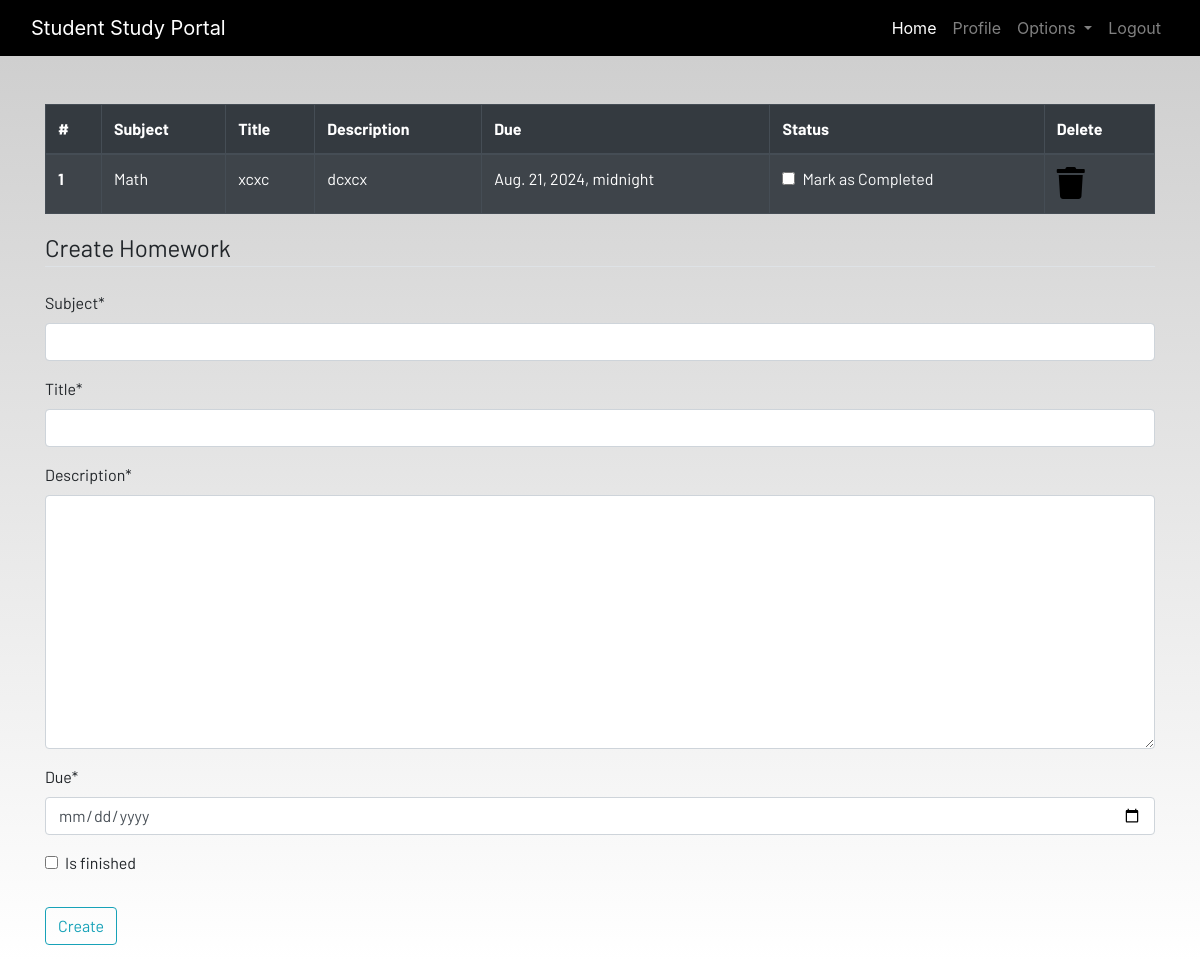
Page /homework/ (signed in) on the committed database.
### dashboard/models.py (models this page shows, shortened)
class Homeworks(models.Model):
    user = models.ForeignKey(User, on_delete=models.CASCADE)
    subject = models.CharField(max_length=50)
    title = models.CharField(max_length=50)
    description = models.TextField(default='')
    due = models.DateTimeField()
    is_finished = models.BooleanField(default=False)

### dashboard/views.py (the view)
# urls.py: path('homework/', views.homework, name="homework"),
@login_required
def homework(request):
    if request.method == "POST":
        form = HomeworkForm(request.POST)
        if form.is_valid():
            try:
                finished = request.POST['is_finished']
                if finished == 'on':
                    finished = True
                else:
                    finished = False
            except:
                finished = False
            homeworks = Homeworks(
                user = request.user,
                subject = request.POST['subject'],
                title = request.POST['title'],
                description = request.POST['description'],
                due = request.POST['due'],
                is_finished = finished
            )
            homeworks.save()
            messages.success(request, f"Homework added from {request.user.username}!!")
    else:
        form = HomeworkForm()
    homeworks = Homeworks.objects.filter(user=request.user)
    if len(homeworks) == 0:
        homework_done = True
    else:
        homework_done = False
    context = {
        'form': form,
        'homeworks': homeworks,
        'homework_done': homework_done
    }
    return render(request, 'dashboard/homework.html', context)

### dashboard/forms.py
class HomeworkForm(forms.ModelForm):
    class Meta:
        model = Homeworks
        widgets = {'due': DateInput}
        fields = ['subject', 'title', 'description', 'due', 'is_finished']

### dashboard/templates/dashboard/homework.html (shortened to what this page needs)
{% extends 'dashboard/base.html' %}
{% load static %}
{% load crispy_forms_tags %}
{% block content %}
<div class="container">
    {% if not homework_done %}
    <table class="table table-striped table-bordered table-hover table-dark">
        <thead>
            <tr>
                <th scope="col">#</th>
                <th scope="col">Subject</th>
                <th scope="col">Title</th>
                <th scope="col">Description</th>
                <th scope="col">Due</th>
                <th scope="col">Status</th>
                <th scope="col">Delete</th>
            </tr>
        </thead>
        <tbody>
            {% for homework in homeworks %}
            <tr>
                <th scope="row">{{ forloop.counter }}</th>
                <td>{{homework.subject}}</td>
                <td>{{homework.title}}</td>
                <td>{{homework.description}}</td>
                <td>{{homework.due}}</td>
                <td>
                    <a href="{% url 'update-homework' homework.id %}">
                        <div class="form-check">
                            {% if homework.is_finished == True %}
                            <input class="form-check-input" type="checkbox" value="" checked>
                            {% else %}
                            <input class="form-check-input" type="checkbox" value="">
                            <label class="form-check-label text-light" for="flexCheckDefault">
                                Mark as Completed
                            </label>
                            {% endif %}
                        </div>
                    </a>
                </td>
                <td><a href="{% url 'delete-homework' homework.id %}"><i class="fa fa-trash fa-2x"></i></a></td>
            </tr>
            {% endfor %}
        </tbody>
    </table>
    {% else %}
    <h4>All homeworks are completed!! Create to have more!!</h4>
{% endif %}
</div>
<div class=" container">
    <form method="POST">
        <fieldset class="form-group">
            <legend class="border-bottom mb-4">Create Homework</legend>
            {{form|crispy}}
        </fieldset>
        <div class="form-group">
            <button href="" class="btn btn-outline-info" type="submit">
                Create
            </button>
        </div>
    </form>
</div>
{% endblock content %}

### static/css/main.css (style rules this page uses)
html { scroll-behavior: smooth; height: 100%; width: 100%; }
a { text-decoration: none !important; color: black; }
html, body { max-width: 100%; overflow-x: hidden; height: 100%; width: 100%; }
body { background: linear-gradient(rgba(0, 0, 0, 0.2), rgba(255, 255, 255, 0.5)); overflow-x: hidden; background-repeat: no-repeat; }
.fa { color: black; }

### rows in the picture
Homeworks: subject "Math", title "xcxc", description "dcxcx", due "Aug. 21, 2024, midnight"
